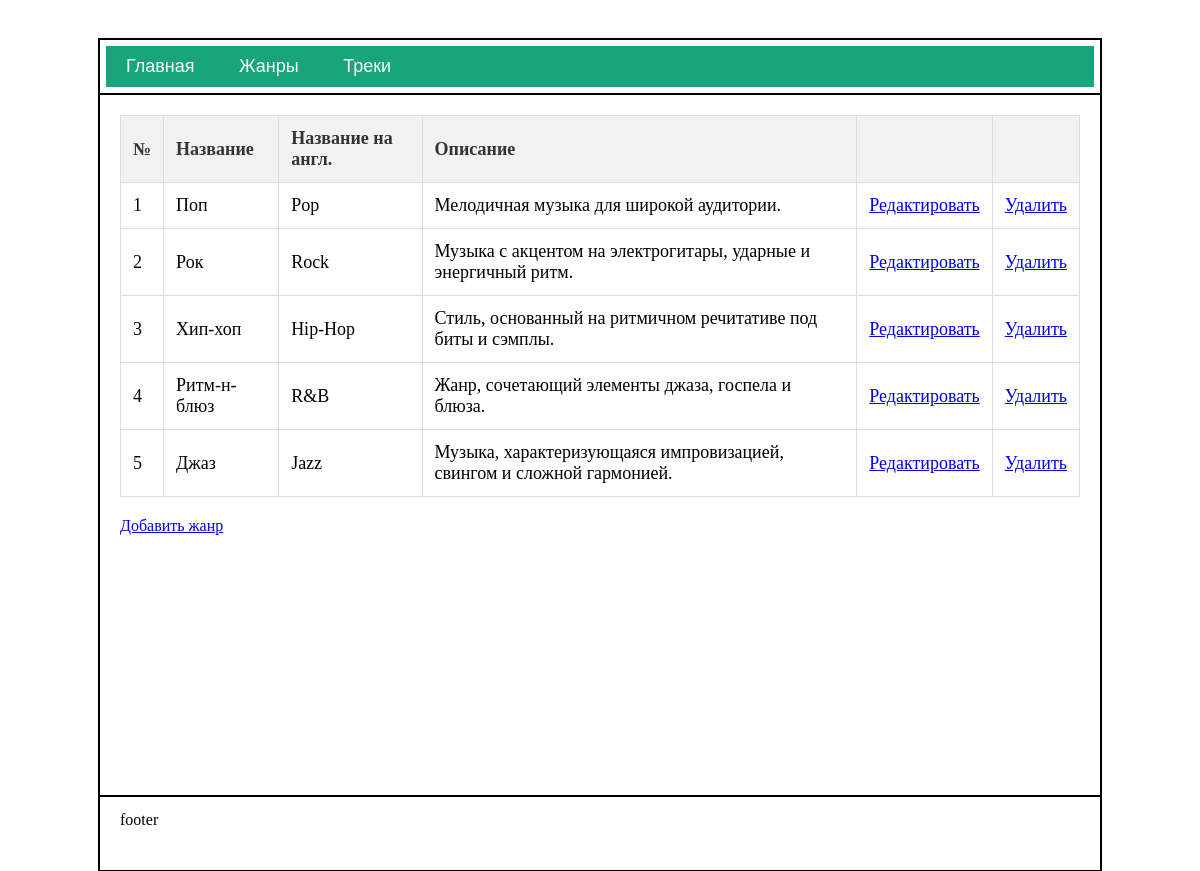
The page /genres/ on the database its author committed.
### main/models.py (models this page shows, shortened)
class Genre(models.Model):
    name_en = models.CharField(max_length=100, verbose_name="Name (EN)")
    name_ru = models.CharField(max_length=100, verbose_name="Name (RU)")
    description = models.TextField(verbose_name="Description")

### main/views.py (the view)
# urls.py: path('genres/', views.genres, name='genres'),
def genres(request):
    genres_list = Genre.objects.all()
    return render(request, "main/genres.html", {"genres": genres_list})

### main/templates/main/genres.html (shortened to what this page needs)
﻿{% extends "base.html" %}
{% block content %}
<table>
    <thead>
        <tr>
            <th>№</th>
            <th>Название</th>
            <th>Название на англ.</th>
            <th>Описание</th>
            <th></th>
            <th></th>
        </tr>
    </thead>
    <tbody>
        {% for genre in genres %}
        <tr>
            <td>{{ forloop.counter }}</td>
            <td>{{ genre.name_ru }}</td>
            <td>{{ genre.name_en }}</td>
            <td>{{ genre.description }}</td>
            <td><a href="/editgenre/{{genre.id}}">Редактировать</a>
            <td><a href="/deletegenre/{{genre.id}}">Удалить</a>
        </tr>
        {% empty %}
        <tr>
            <td colspan="4">Жанры пока не добавлены</td>
        </tr>
        {% endfor %}
    </tbody>
</table>
<a href="/add_genre/"> Добавить жанр</a>
{% endblock content %}

### main/static/styles.css (style rules this page uses)
table { width: 100%; border-collapse: collapse; margin-bottom: 20px; background: #fff; }
table th, table td { border: 1px solid #ddd; padding: 12px; text-align: left; font-size: 18px; }
table th { background-color: #f2f2f2; color: #333; }

### rows shown on the page
Genre: name_ru "Поп", name_en "Pop", description "Мелодичная музыка для широкой аудитории."
Genre: name_ru "Рок", name_en "Rock", description "Музыка с акцентом на электрогитары, ударные и энергичный ритм."
Genre: name_ru "Хип-хоп", name_en "Hip-Hop", description "Стиль, основанный на ритмичном речитативе под биты и сэмплы."
Genre: name_ru "Ритм-н-блюз", name_en "R&B", description "Жанр, сочетающий элементы джаза, госпела и блюза."
Genre: name_ru "Джаз", name_en "Jazz", description "Музыка, характеризующаяся импровизацией, свингом и сложной гармонией."
